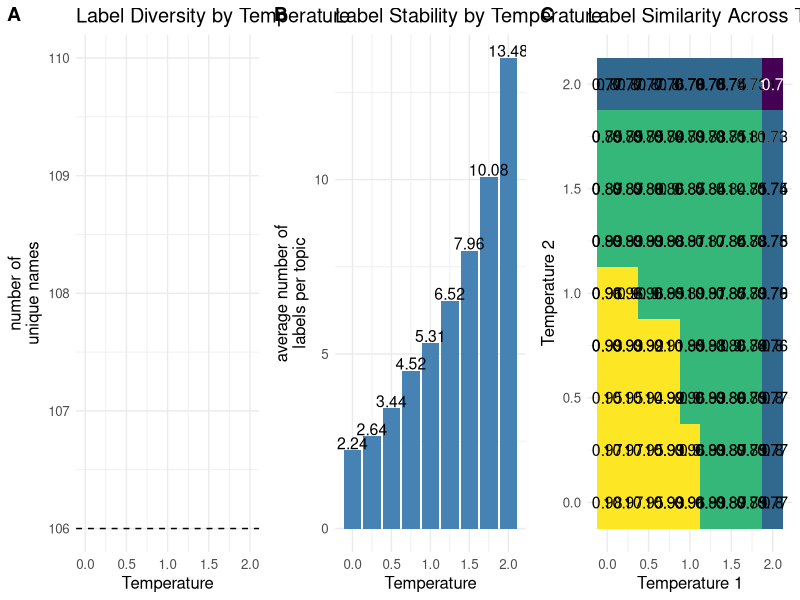
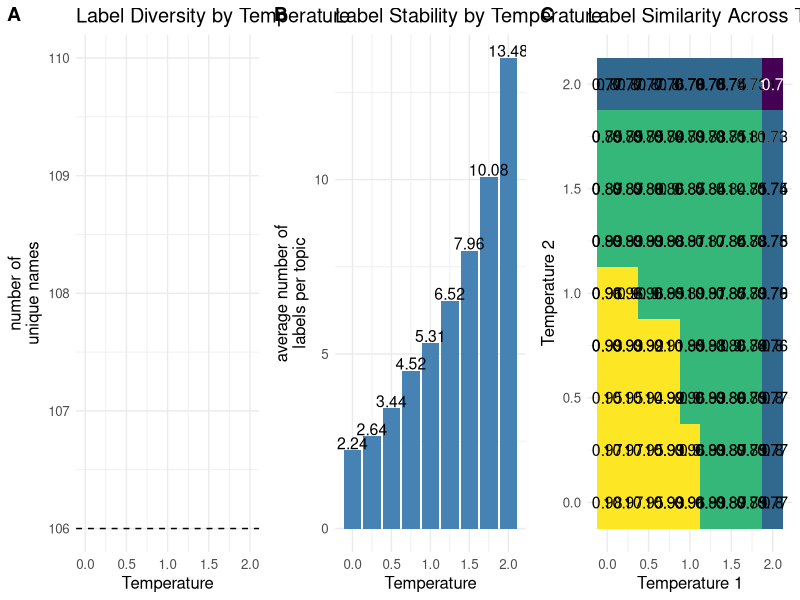

Here is the R script that generated these plots, in order:
library(tidyverse)
library(scales)
library(ggpubr)

# Read temperature data
temp_labels <- read_csv('results/topic_labels_temperature_iterations.csv')
temp_sim <- read_csv('results/topic_model/temperature_average_similarity.csv')

# Plot 1: Number of unique labels by temperature
plt1 <-
  temp_labels |> 
  filter(Topic >= 0) |> 
  group_by(temperature, iteration) |> 
  summarise(n_labels = length(unique(label)), .groups = 'drop') |> 
  group_by(temperature) |> 
  summarise(
    mean_n_labels = mean(n_labels),
    sd_n_labels = sd(n_labels),
    n = n()) %>%
  mutate(error_margin = qt(0.975, df = n - 1) * sd_n_labels / sqrt(n),
         lower_ci = mean_n_labels - error_margin,
         upper_ci = mean_n_labels + error_margin) |> 
  ggplot(aes(temperature, mean_n_labels, label = round(mean_n_labels, digits = 2))) +
  geom_point(size = 3) +
  geom_errorbar(aes(ymin = lower_ci, ymax = upper_ci), width = 0.02) +
  geom_line() +
  geom_hline(yintercept = 106, linetype = 'dashed') +
  # geom_text(hjust = -.2, size = 6) +
  lims(y = c(NA, 110)) +
  theme_minimal() +
  theme(text = element_text(size = 12)) +
  labs(y = 'number of\nunique names', x = 'Temperature', title = 'Label Diversity by Temperature')

# Plot 2: Average number of labels per topic (Stability)
plt2 <-
  temp_labels |> 
  filter(Topic >= 0) |> 
  group_by(temperature, Topic) |> 
  summarise(n_labels = length(unique(label)), .groups = 'drop') |> 
  group_by(temperature) |> 
  summarise(average_n_labels = mean(n_labels)) |> 
  ggplot(aes(temperature, average_n_labels, label = round(average_n_labels, digits = 2))) +
  geom_col(fill = 'steelblue') +
  geom_text(vjust = -.1, size = 4) +
  theme_minimal() +
  # scale_y_continuous(breaks = 1:10, limits = c(0, NA)) +
  theme(text = element_text(size = 12)) +
  labs(y = 'average number of\nlabels per topic', x = 'Temperature', title = 'Label Stability by Temperature')

# Plot 3: Similarity heatmap
plt3 <-
  temp_sim |> 
  ggplot(aes(temperature1, temperature2, fill = AverageSimilarity, label = round(AverageSimilarity, digits = 2))) +
  geom_tile() +
  geom_text(aes(color = AverageSimilarity < 0.71), size = 4, show.legend = FALSE) +
  scale_color_manual(values = c("TRUE" = "white", "FALSE" = "black")) +
  theme_minimal() +
  labs(x = 'Temperature 1', y = 'Temperature 2', fill = 'Average\nSimilarity', title = 'Label Similarity Across Temperatures') +
  theme(
    text = element_text(size = 12),
    legend.position = 'none',
  ) +
  scale_fill_binned(type = 'viridis')

# Combine plots
# ggarrange(plt1, plt2, plt3, heights = c(1, 1, 1.5), labels = 'AUTO')
ggarrange(plt1, plt2, plt3, nrow = 1, labels = 'AUTO')

ggsave('results/temperature_analysis.png', width = 13, height = 4)
